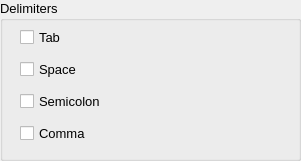
    <widget class="QGroupBox" name="groupBox_4">
     <property name="geometry">
      <rect>
       <x>430</x>
       <y>460</y>
       <width>301</width>
       <height>161</height>
      </rect>
     </property>
     <property name="font">
      <font>
       <pointsize>10</pointsize>
      </font>
     </property>
     <property name="title">
      <string>Delimiters</string>
     </property>
     <widget class="QWidget" name="layoutWidget_2">
      <property name="geometry">
       <rect>
        <x>20</x>
        <y>22</y>
        <width>161</width>
        <height>131</height>
       </rect>
      </property>
      <layout class="QVBoxLayout" name="verticalLayout_2">
       <item>
        <widget class="QCheckBox" name="checkBox_2">
         <property name="text">
          <string>Tab</string>
         </property>
        </widget>
       </item>
       <item>
        <widget class="QCheckBox" name="checkBox_3">
         <property name="text">
          <string>Space</string>
         </property>
        </widget>
       </item>
       <item>
        <widget class="QCheckBox" name="checkBox_4">
         <property name="text">
          <string>Semicolon</string>
         </property>
        </widget>
       </item>
       <item>
        <widget class="QCheckBox" name="checkBox_5">
         <property name="text">
          <string>Comma</string>
         </property>
        </widget>
       </item>
      </layout>
     </widget>
    </widget>
